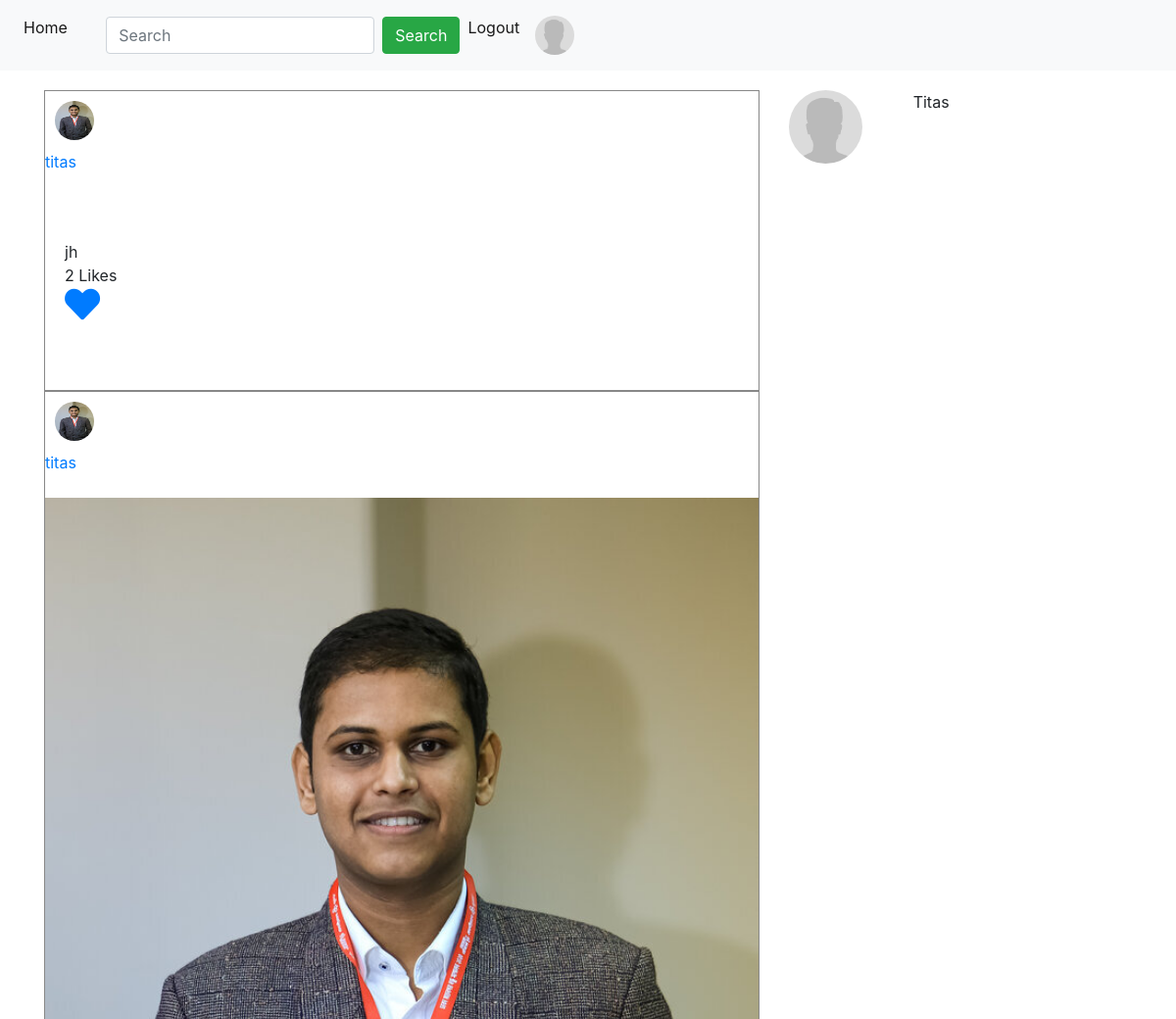
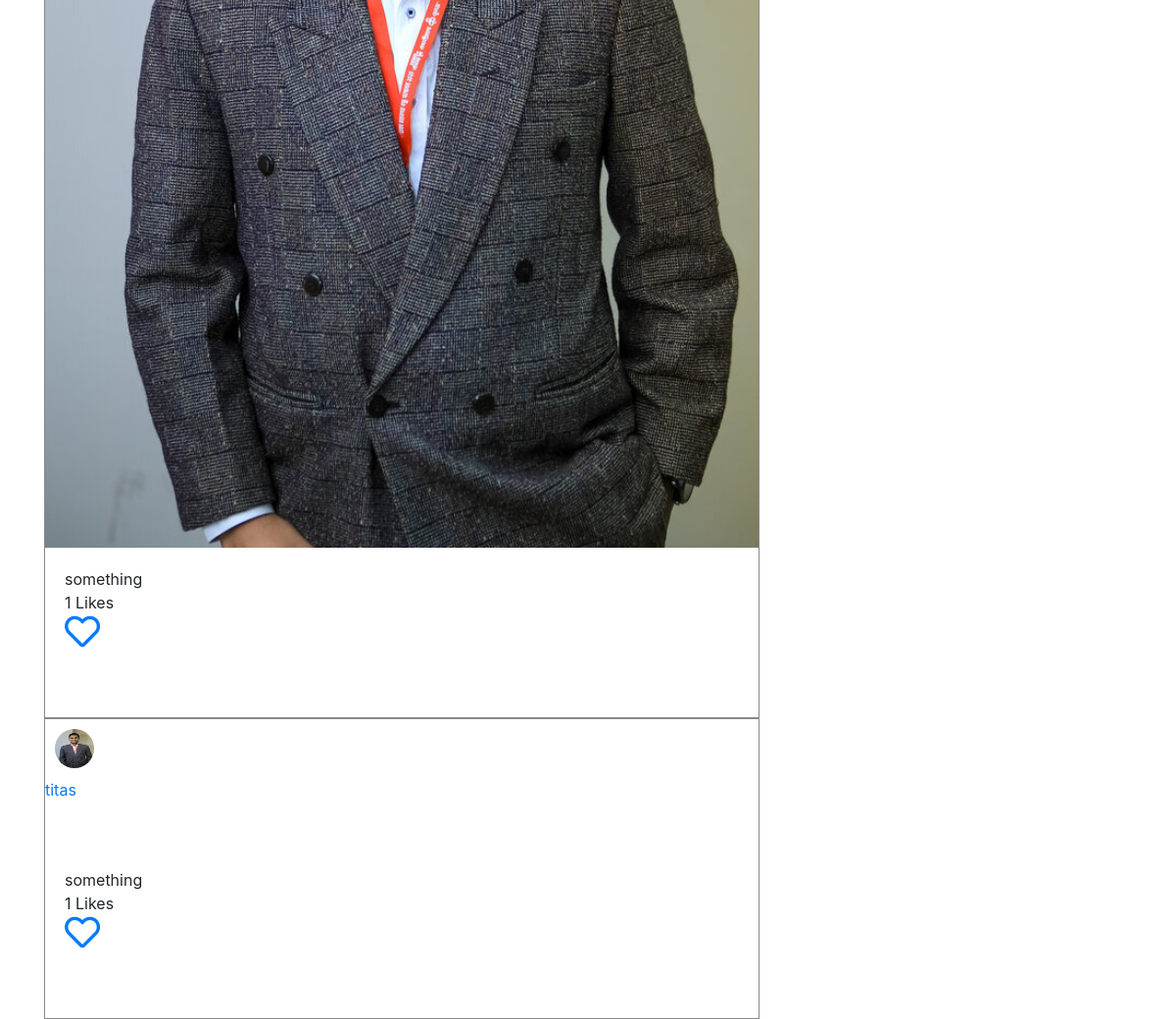
Page /post/ (signed in) on the committed database (2 pictures, top to bottom).
### App_Posts/models.py (models this page shows)
class Post(models.Model):
    author = models.ForeignKey(User, on_delete=models.CASCADE, related_name="post" )
    image = models.ImageField(upload_to="post_images")
    caption = models.CharField(max_length=264, blank=True)
    upload_date = models.DateTimeField(auto_now_add=True)
    update_date = models.DateTimeField(auto_now=True)
    class Meta:
        ordering = ['-upload_date',]

### App_Login/models.py (models this page shows, shortened)
class UserProfile(models.Model):
    user = models.OneToOneField(User,on_delete=models.CASCADE, related_name='user_profile')
    profile_pic = models.ImageField(upload_to="profile_pics",blank=True)
    description = models.TextField(blank=True)
    full_name = models.CharField(max_length=264, blank=True)
    dob = models.DateField(blank=True, null=True)
    website = models.URLField(blank=True)
    facebook = models.URLField(blank=True)

### App_Posts/views.py (the view)
# urls.py: path('', views.home, name="home"),
@login_required
def home(request):
    following_list = Follow.objects.filter(follower= request.user)
    posts = Post.objects.filter(author__in=following_list.values_list('following')) #ami jadr follow kori tadr nam jodi post e thake, mane tara jodi kono post er author hoy tahole shegulo ashbe.
    print(posts)
    liked_post = Likes.objects.filter(user=request.user)
    liked_post_list = liked_post.values_list("post", flat=True)
    if request.method == "GET":
        search = request.GET.get('search',"")
        result = User.objects.filter(username__icontains = search)
    return render(request, "App_Posts/home.html",context={'title':'Home', "search": search, "result":result, "posts":posts, "liked_post_list":liked_post_list})

### templates/App_Posts/home.html (shortened to what this page needs)
{% extends 'navbar.html' %}
{% block body_block %} {% if search %} {% for user in result %}
<div class="row">
  <div class="col-sm-2">
    {% if user.user_profile.profile_pic %}
    <img
      src="/media/{{user.user_profile.profile_pic}}"
      width="75px"
      alt="image"
      class="rounded-circle"
      height="75px"
    />
    {% else %}
    <img
      src="/media/dp.jpg"
      width="75px"
      alt="image"
      class="rounded-circle"
      height="75px"
    />
    {% endif %}
  </div>
  <div class="col-sm-10">
    <a href="{% url 'App_Login:user' username=user.username %}">
      {{user.username}}</a
    >
    <br />
    {{user.user_profile.full_name}}
  </div>
</div>
{% endfor %} {% else %}
<div class="row">
<div class="col-sm-8">
  {% for post in posts %}
<div style="border: 1px solid #888888">
  <div style="padding: 10px">
    {% if post.author.user_profile.profile_pic %}
    <img
      src="/media/{{post.author.user_profile.profile_pic}}"
      width="40px"
      alt="image"
      class="rounded-circle"
      height="40px"
    />
    {% endif %}
  </div>
  <a href="{% url 'App_Login:user' username=post.author.username %}"
    >{{post.author}}</a>
  <br />
  <br />
  <img src="/media/{{post.image}}" alt="" width="100%" />
  <div style="padding:20px">
  {{post.caption}} <br>
{{post.liked_post.count}} Likes <br>
{% if post.pk in liked_post_list %}
<a href="{% url 'App_Posts:unliked' pk=post.pk %}"> <i class="fas fa-heart" style="font-size:36px"></i></a>
{% else %}
<a href="{% url 'App_Posts:liked' pk=post.pk %}">
<i class="far fa-heart" style="font-size:36px" ></i>
</a>
{% endif %}
  </div>
  <br>
  <br>
</div>
{% endfor %}
</div>
<div class="col-sm-4">
<div class="row">
<div class="col-sm-4">
    {% if user.user_profile.profile_pic %}
    <img
      src="/media/{{user.user_profile.profile_pic}}"
      width="75px"
      alt="image"
      class="rounded-circle"
      height="75px"
    />
    {% else %}
    <img
      src="/media/dp.jpg"
      width="75px"
      alt="image"
      class="rounded-circle"
      height="75px"
    />
    {% endif %}
</div>
<div class="col-sm-8">
{{user.username}}
</div>
</div>
</div>
</div>
 {% endif %} {% endblock body_block %}

### templates/navbar.html (shortened to what this page needs)
<!DOCTYPE html>
<html lang="en">
  <head>
    <link
      href="https://cdn.jsdelivr.net/npm/bootstrap@5.0.2/dist/css/bootstrap.min.css"
      rel="stylesheet"
    />
    <link
      rel="stylesheet"
      href="https://maxcdn.bootstrapcdn.com/bootstrap/4.5.2/css/bootstrap.min.css"
    />
    <link rel="stylesheet" href="https://cdnjs.cloudflare.com/ajax/libs/font-awesome/5.15.3/css/all.min.css" />
  </head>
  <body>
    <nav class="navbar navbar-expand-lg navbar-light bg-light">
      <ul class="navbar-nav">
        <li class="nav-item">
          <a class="nav-link active" href="{% url 'App_Posts:home' %}">Home</a>
        </li>
        <form class="form-inline" method="GET">
          <input
          name = "search"
            class="form-control mr-sm-2"
            type="text"
            placeholder="Search"
          />
          <button class="btn btn-success" type="submit">Search</button>
        </form>
        <li class="nav-item">
          <a class="nav-link active" href="{% url 'App_Login:logout' %}"
            >Logout</a
          >
        </li>
        <li class="nav-item">
          {% if user.user_profile.profile_pic %}
          <a class="nav-link active" href="{% url 'App_Login:profile' %}">
            <img
              src="/media/{{user.user_profile.profile_pic}}"
              width="40px"
              alt="image"
              class="rounded-circle"
              height="40px"
            />
          </a>
          {% else %}
          <a class="nav-link active" href="{% url 'App_Login:profile' %}">
            <img
              src="/media/dp.jpg"
              width="40px"
              alt="image"
              class="rounded-circle"
              height="40px"
          /></a>
          {% endif %}
        </li>
      </ul>
    </nav>
    <div class="container" style="padding-top: 20px">
      {% block body_block %}{% endblock body_block %}
    </div>
  </body>
</html>

### rows in the picture
Post: author.user_profile.profile_pic (picture), author "titas", caption "jh", liked_post.count "2"
Post: author.user_profile.profile_pic (picture), author "titas", image (picture), caption "something", liked_post.count "1"
Post: author.user_profile.profile_pic (picture), author "titas", caption "something", liked_post.count "1"

### other values in the picture
{{ user.username }} "Titas"
